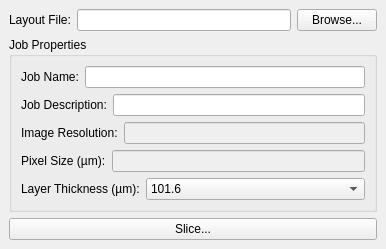
<?xml version="1.0" encoding="UTF-8"?>
<ui version="4.0">
 <class>B9Slice</class>
 <widget class="QMainWindow" name="B9Slice">
  <property name="geometry">
   <rect>
    <x>0</x>
    <y>0</y>
    <width>386</width>
    <height>245</height>
   </rect>
  </property>
  <property name="sizePolicy">
   <sizepolicy hsizetype="Preferred" vsizetype="Maximum">
    <horstretch>0</horstretch>
    <verstretch>0</verstretch>
   </sizepolicy>
  </property>
  <property name="maximumSize">
   <size>
    <width>386</width>
    <height>322</height>
   </size>
  </property>
  <property name="windowTitle">
   <string>B9Creator - Slice</string>
  </property>
  <widget class="QWidget" name="centralwidget">
   <layout class="QVBoxLayout" name="verticalLayout">
    <item>
     <layout class="QHBoxLayout" name="horizontalLayout">
      <item>
       <widget class="QLabel" name="label">
        <property name="text">
         <string>Layout File:</string>
        </property>
       </widget>
      </item>
      <item>
       <widget class="QLineEdit" name="CurrentLayout">
        <property name="enabled">
         <bool>true</bool>
        </property>
        <property name="toolTip">
         <string>Selected Layout File</string>
        </property>
        <property name="statusTip">
         <string/>
        </property>
        <property name="whatsThis">
         <string>Selected Layout File</string>
        </property>
        <property name="readOnly">
         <bool>true</bool>
        </property>
       </widget>
      </item>
      <item>
       <widget class="QPushButton" name="LayoutBrowse">
        <property name="toolTip">
         <string>Select Layout file to slice</string>
        </property>
        <property name="whatsThis">
         <string>Select Layout file to slice</string>
        </property>
        <property name="text">
         <string>Browse...</string>
        </property>
       </widget>
      </item>
     </layout>
    </item>
    <item>
     <widget class="QGroupBox" name="groupBox">
      <property name="title">
       <string>Job Properties</string>
      </property>
      <layout class="QVBoxLayout" name="verticalLayout_2">
       <item>
        <layout class="QHBoxLayout" name="horizontalLayout_2">
         <item>
          <widget class="QLabel" name="label_2">
           <property name="text">
            <string>Job Name:</string>
           </property>
          </widget>
         </item>
         <item>
          <widget class="QLineEdit" name="jobname">
           <property name="toolTip">
            <string>Enter short  job name here</string>
           </property>
           <property name="whatsThis">
            <string>Enter short  job name here</string>
           </property>
          </widget>
         </item>
        </layout>
       </item>
       <item>
        <layout class="QHBoxLayout" name="horizontalLayout_3">
         <item>
          <widget class="QLabel" name="label_3">
           <property name="text">
            <string>Job Description:</string>
           </property>
          </widget>
         </item>
         <item>
          <widget class="QLineEdit" name="jobdesc">
           <property name="toolTip">
            <string>Enter the job description here</string>
           </property>
           <property name="whatsThis">
            <string>Enter the job description here</string>
           </property>
          </widget>
         </item>
        </layout>
       </item>
       <item>
        <layout class="QHBoxLayout" name="horizontalLayout_6">
         <item>
          <widget class="QLabel" name="label_6">
           <property name="text">
            <string>Image Resolution:</string>
           </property>
          </widget>
         </item>
         <item>
          <widget class="QLineEdit" name="imgsize">
           <property name="enabled">
            <bool>false</bool>
           </property>
           <property name="toolTip">
            <string>The layout's saved dimensions</string>
           </property>
           <property name="whatsThis">
            <string>The layout's saved dimensions</string>
           </property>
          </widget>
         </item>
        </layout>
       </item>
       <item>
        <layout class="QHBoxLayout" name="horizontalLayout_5">
         <item>
          <widget class="QLabel" name="label_5">
           <property name="text">
            <string>Pixel Size (µm):</string>
           </property>
          </widget>
         </item>
         <item>
          <widget class="QLineEdit" name="xypixelsize">
           <property name="enabled">
            <bool>false</bool>
           </property>
           <property name="toolTip">
            <string>The x &amp; y size of each sliced pixel in microns</string>
           </property>
           <property name="whatsThis">
            <string>The x &amp; y size of each sliced pixel in microns</string>
           </property>
          </widget>
         </item>
        </layout>
       </item>
       <item>
        <layout class="QHBoxLayout" name="horizontalLayout_4">
         <item>
          <widget class="QLabel" name="label_4">
           <property name="sizePolicy">
            <sizepolicy hsizetype="Preferred" vsizetype="Preferred">
             <horstretch>0</horstretch>
             <verstretch>0</verstretch>
            </sizepolicy>
           </property>
           <property name="text">
            <string>Layer Thickness (µm):</string>
           </property>
          </widget>
         </item>
         <item>
          <widget class="QComboBox" name="thicknesscombo">
           <property name="sizePolicy">
            <sizepolicy hsizetype="Expanding" vsizetype="Fixed">
             <horstretch>0</horstretch>
             <verstretch>0</verstretch>
            </sizepolicy>
           </property>
           <property name="toolTip">
            <string>Select the slice thickness in microns</string>
           </property>
           <property name="whatsThis">
            <string>Select the slice thickness in microns</string>
           </property>
           <item>
            <property name="text">
             <string>101.6</string>
            </property>
           </item>
           <item>
            <property name="text">
             <string>95.25</string>
            </property>
           </item>
           <item>
            <property name="text">
             <string>88.9</string>
            </property>
           </item>
           <item>
            <property name="text">
             <string>82.55</string>
            </property>
           </item>
           <item>
            <property name="text">
             <string>76.2</string>
            </property>
           </item>
           <item>
            <property name="text">
             <string>69.85</string>
            </property>
           </item>
           <item>
            <property name="text">
             <string>100.00</string>
            </property>
           </item>
           <item>
            <property name="text">
             <string>90.00</string>
            </property>
           </item>
           <item>
            <property name="text">
             <string>80.00</string>
            </property>
           </item>
           <item>
            <property name="text">
             <string>70.00</string>
            </property>
           </item>
           <item>
            <property name="text">
             <string>60.00</string>
            </property>
           </item>
           <item>
            <property name="text">
             <string>50.00</string>
            </property>
           </item>
           <item>
            <property name="text">
             <string>40.00</string>
            </property>
           </item>
           <item>
            <property name="text">
             <string>30.00</string>
            </property>
           </item>
           <item>
            <property name="text">
             <string>20.00</string>
            </property>
           </item>
           <item>
            <property name="text">
             <string>10.00</string>
            </property>
           </item>
          </widget>
         </item>
        </layout>
       </item>
      </layout>
     </widget>
    </item>
    <item>
     <widget class="QPushButton" name="SliceButton">
      <property name="toolTip">
       <string>Slice the layout</string>
      </property>
      <property name="whatsThis">
       <string>Slice the layout</string>
      </property>
      <property name="text">
       <string>Slice...</string>
      </property>
     </widget>
    </item>
   </layout>
  </widget>
 </widget>
 <resources/>
 <connections>
  <connection>
   <sender>LayoutBrowse</sender>
   <signal>clicked()</signal>
   <receiver>B9Slice</receiver>
   <slot>LoadLayout()</slot>
   <hints>
    <hint type="sourcelabel">
     <x>366</x>
     <y>53</y>
    </hint>
    <hint type="destinationlabel">
     <x>385</x>
     <y>59</y>
    </hint>
   </hints>
  </connection>
  <connection>
   <sender>SliceButton</sender>
   <signal>clicked()</signal>
   <receiver>B9Slice</receiver>
   <slot>Slice()</slot>
   <hints>
    <hint type="sourcelabel">
     <x>289</x>
     <y>270</y>
    </hint>
    <hint type="destinationlabel">
     <x>366</x>
     <y>292</y>
    </hint>
   </hints>
  </connection>
 </connections>
 <slots>
  <slot>LoadLayout()</slot>
  <slot>Slice()</slot>
  <slot>SetJobName(QString)</slot>
  <slot>SetJobDescription(QString)</slot>
  <slot>SetJobThickness(QString)</slot>
 </slots>
</ui>
